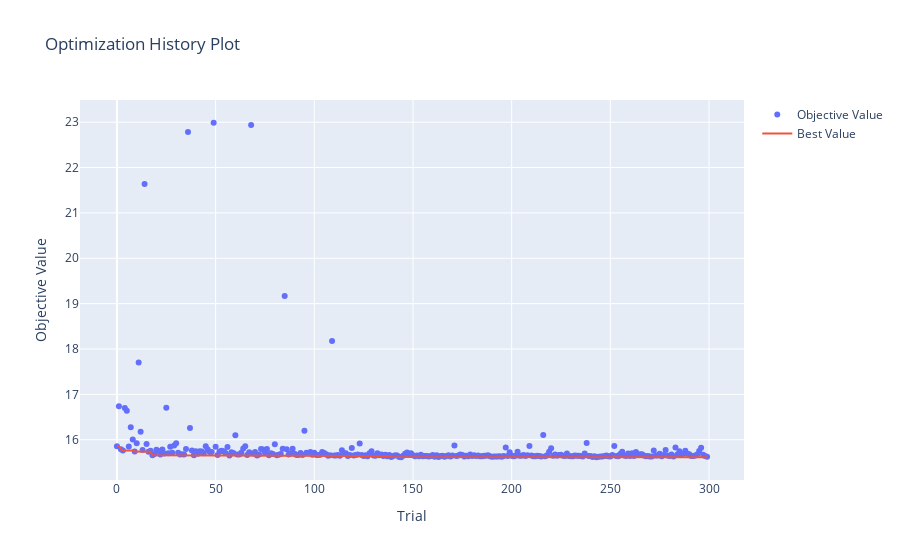

Notebook code cell kept with this figure:
### Code cell
# 하이퍼파라미터 최적화 과정을 확인
optuna.visualization.plot_optimization_history(study)

### Figure 1 — Plotly figure (JSON) as saved in the notebook; plotly's stock layout.template omitted (floating-point values rounded to 4 significant figures; data arrays with more than 128 entries replaced by an {"elided": "..."} marker saying what was removed)
{"data": [{"mode": "markers", "name": "Objective Value", "type": "scatter", "x": {"elided": "300 int values"}, "y": {"elided": "300 float values"}}, {"mode": "lines", "name": "Best Value", "type": "scatter", "x": {"elided": "300 int values"}, "y": {"elided": "300 float values"}}, {"marker": {"color": "#cccccc"}, "mode": "markers", "name": "Infeasible Trial", "showlegend": false, "type": "scatter", "x": [], "y": []}], "layout": {"title": {"text": "Optimization History Plot"}, "xaxis": {"title": {"text": "Trial"}}, "yaxis": {"title": {"text": "Objective Value"}}}}
